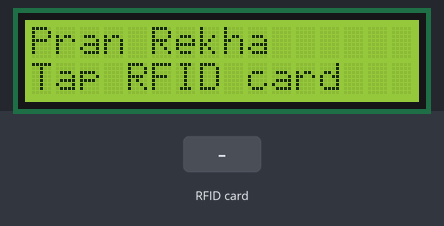
A sketch run on a simulated Arduino Uno, built with avr-gcc and run on an emulated ATmega328P. On the bench: 16×2 character LCD. The test bench sets the inputs (shaded band). What the sketch prints to the serial monitor is not drawn.

Above: at 1.3 s.
1.4 s: RFID card 5E 7A 19 C4 held to the reader
At 2.2 s:
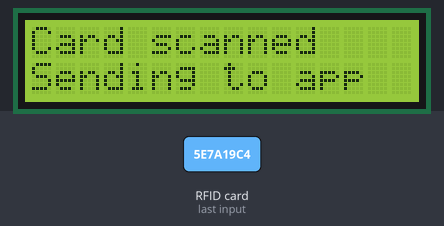
Timing chart, 0 to 4.4 s (numbered marks = the images above; inputs shaded):
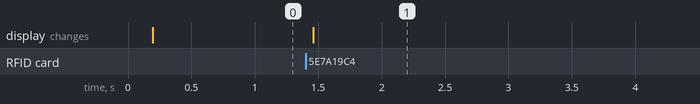

The sketch:

uno_scanner.ino
```cpp
#include <SPI.h>
#include <MFRC522.h>
#include <Wire.h>
#include <LiquidCrystal_I2C.h>

// Uno R3: RC522 SS=D10, RST=D9, MOSI=D11, MISO=D12, SCK=D13.
// LCD: SDA=A4, SCL=A5. Default geometry is 16 columns, 2 rows.
MFRC522 reader(10, 9);
LiquidCrystal_I2C lcd27(0x27, 16, 2);
LiquidCrystal_I2C lcd3f(0x3f, 16, 2);
LiquidCrystal_I2C *lcd = NULL;
char command[40];
byte commandLength = 0;
bool overflow = false;
bool readerReady = false;
bool displayActive = false;
unsigned long displayAt = 0;
unsigned long lastScan = 0;
unsigned long lastCheck = 0;
char lastUid[21] = "";

void show(const char *line1, const char *line2) {
  if (!lcd) return;
  const char *lines[] = {line1, line2};
  for (byte row = 0; row < 2; row++) {
    lcd->setCursor(0, row);
    bool ended = false;
    for (byte col = 0; col < 16; col++) {
      if (!ended && lines[row][col] == '\0') ended = true;
      lcd->write(ended ? ' ' : lines[row][col]);
    }
  }
}

void diagnostics() {
  byte version = reader.PCD_ReadRegister(MFRC522::VersionReg);
  readerReady = version != 0x00 && version != 0xFF;
  Serial.print(F("STATUS\tRFID=")); Serial.print(readerReady ? F("OK") : F("MISSING"));
  Serial.print(F("\tVERSION=")); Serial.print(version, HEX);
  Serial.print(F("\tLCD="));
  Serial.println(lcd == &lcd27 ? F("0x27") : lcd == &lcd3f ? F("0x3F") : F("MISSING"));
}

void handleCommand() {
  command[commandLength] = '\0';
  if (strcmp(command, "PING") == 0) {
    diagnostics();
  } else if (strcmp(command, "CLEAR") == 0) {
    displayActive = false;
    show("Pran Rekha", readerReady ? "Tap RFID card" : "Check RFID wires");
  } else if (strncmp(command, "LCD\t", 4) == 0) {
    char *second = strchr(command + 4, '\t');
    if (second) {
      *second = '\0';
      show(command + 4, second + 1);
      displayAt = millis();
      displayActive = true;
    }
  }
}

void setup() {
  Serial.begin(115200);
  Wire.begin();
  Wire.setWireTimeout(25000, true);
  Wire.beginTransmission(0x27);
  if (Wire.endTransmission() == 0) lcd = &lcd27;
  if (!lcd) {
    Wire.beginTransmission(0x3F);
    if (Wire.endTransmission() == 0) lcd = &lcd3f;
  }
  if (lcd) { lcd->init(); lcd->backlight(); }
  SPI.begin();
  reader.PCD_Init();
  delay(50);
  diagnostics();
  show("Pran Rekha", readerReady ? "Tap RFID card" : "Check RFID wires");
}

void loop() {
  while (Serial.available()) {
    char c = Serial.read();
    if (c == '\r') continue;
    if (c == '\n') {
      if (!overflow) handleCommand();
      commandLength = 0; overflow = false;
    } else if (c == '\t' || (c >= 32 && c <= 126)) {
      if (commandLength < sizeof(command) - 1) command[commandLength++] = c;
      else overflow = true;
    } else overflow = true;
  }
  // A disconnected bridge must never leave patient text displayed indefinitely.
  if (displayActive && millis() - displayAt >= 8000) {
    displayActive = false;
    show("Pran Rekha", readerReady ? "Tap RFID card" : "Check RFID wires");
  }
  if (millis() - lastCheck >= 10000) {
    lastCheck = millis();
    if (!readerReady) reader.PCD_Init();
    diagnostics();
  }
  if (!readerReady || !reader.PICC_IsNewCardPresent() || !reader.PICC_ReadCardSerial()) return;
  char uid[21];
  const char hex[] = "0123456789ABCDEF";
  for (byte i = 0; i < reader.uid.size; i++) {
    uid[i * 2] = hex[reader.uid.uidByte[i] >> 4];
    uid[i * 2 + 1] = hex[reader.uid.uidByte[i] & 15];
  }
  uid[reader.uid.size * 2] = '\0';
  reader.PICC_HaltA();
  reader.PCD_StopCrypto1();
  if (strcmp(uid, lastUid) == 0 && millis() - lastScan < 2500) return;
  strcpy(lastUid, uid); lastScan = millis();
  show("Card scanned", "Sending to app");
  displayActive = true; displayAt = millis();
  Serial.print(F("SCAN\t")); Serial.println(uid);
}
```

Measured:
- after the input at 1.4 s, the display: changes after 0.06 s (image 1)
